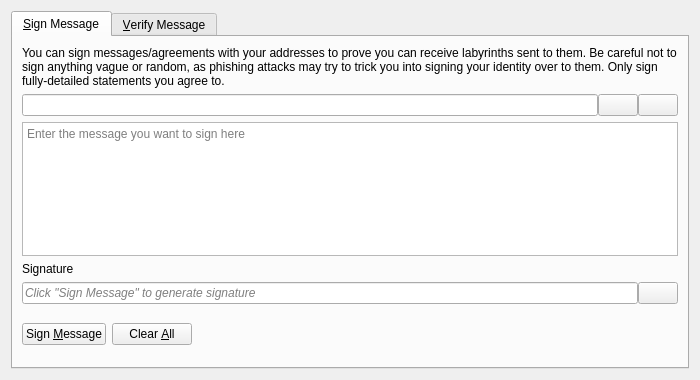
<?xml version="1.0" encoding="UTF-8"?>
<ui version="4.0">
 <class>SignVerifyMessageDialog</class>
 <widget class="QDialog" name="SignVerifyMessageDialog">
  <property name="geometry">
   <rect>
    <x>0</x>
    <y>0</y>
    <width>700</width>
    <height>380</height>
   </rect>
  </property>
  <property name="windowTitle">
   <string>Signatures - Sign / Verify a Message</string>
  </property>
  <property name="modal">
   <bool>true</bool>
  </property>
  <layout class="QVBoxLayout" name="verticalLayout">
   <item>
    <widget class="QTabWidget" name="tabWidget">
     <property name="currentIndex">
      <number>0</number>
     </property>
     <widget class="QWidget" name="tabSignMessage">
      <attribute name="title">
       <string>&amp;Sign Message</string>
      </attribute>
      <layout class="QVBoxLayout" name="verticalLayout_SM">
       <item>
        <widget class="QLabel" name="infoLabel_SM">
         <property name="text">
          <string>You can sign messages/agreements with your addresses to prove you can receive labyrinths sent to them. Be careful not to sign anything vague or random, as phishing attacks may try to trick you into signing your identity over to them. Only sign fully-detailed statements you agree to.</string>
         </property>
         <property name="textFormat">
          <enum>Qt::PlainText</enum>
         </property>
         <property name="wordWrap">
          <bool>true</bool>
         </property>
        </widget>
       </item>
       <item>
        <layout class="QHBoxLayout" name="horizontalLayout_1_SM">
         <property name="spacing">
          <number>0</number>
         </property>
         <item>
          <widget class="QValidatedLineEdit" name="addressIn_SM">
           <property name="toolTip">
            <string>The Labyrinth address to sign the message with</string>
           </property>
          </widget>
         </item>
         <item>
          <widget class="QPushButton" name="addressBookButton_SM">
           <property name="toolTip">
            <string>Choose previously used address</string>
           </property>
           <property name="text">
            <string/>
           </property>
           <property name="icon">
            <iconset resource="../labyrinth.qrc">
             <normaloff>:/icons/address-book</normaloff>:/icons/address-book</iconset>
           </property>
           <property name="shortcut">
            <string>Alt+A</string>
           </property>
           <property name="autoDefault">
            <bool>false</bool>
           </property>
          </widget>
         </item>
         <item>
          <widget class="QPushButton" name="pasteButton_SM">
           <property name="toolTip">
            <string>Paste address from clipboard</string>
           </property>
           <property name="text">
            <string/>
           </property>
           <property name="icon">
            <iconset resource="../labyrinth.qrc">
             <normaloff>:/icons/editpaste</normaloff>:/icons/editpaste</iconset>
           </property>
           <property name="shortcut">
            <string>Alt+P</string>
           </property>
           <property name="autoDefault">
            <bool>false</bool>
           </property>
          </widget>
         </item>
        </layout>
       </item>
       <item>
        <widget class="QPlainTextEdit" name="messageIn_SM">
         <property name="toolTip">
          <string>Enter the message you want to sign here</string>
         </property>
         <property name="placeholderText">
          <string>Enter the message you want to sign here</string>
         </property>
        </widget>
       </item>
       <item>
        <widget class="QLabel" name="signatureLabel_SM">
         <property name="text">
          <string>Signature</string>
         </property>
         <property name="textFormat">
          <enum>Qt::PlainText</enum>
         </property>
        </widget>
       </item>
       <item>
        <layout class="QHBoxLayout" name="horizontalLayout_2_SM">
         <property name="spacing">
          <number>0</number>
         </property>
         <item>
          <widget class="QLineEdit" name="signatureOut_SM">
           <property name="placeholderText">
            <string>Click "Sign Message" to generate signature</string>
           </property>
           <property name="font">
            <font>
             <italic>true</italic>
            </font>
           </property>
           <property name="readOnly">
            <bool>true</bool>
           </property>
          </widget>
         </item>
         <item>
          <widget class="QPushButton" name="copySignatureButton_SM">
           <property name="toolTip">
            <string>Copy the current signature to the system clipboard</string>
           </property>
           <property name="text">
            <string/>
           </property>
           <property name="icon">
            <iconset resource="../labyrinth.qrc">
             <normaloff>:/icons/editcopy</normaloff>:/icons/editcopy</iconset>
           </property>
           <property name="autoDefault">
            <bool>false</bool>
           </property>
          </widget>
         </item>
        </layout>
       </item>
       <item>
        <layout class="QHBoxLayout" name="horizontalLayout_3_SM">
         <item>
          <widget class="QPushButton" name="signMessageButton_SM">
           <property name="toolTip">
            <string>Sign the message to prove you own this Labyrinth address</string>
           </property>
           <property name="text">
            <string>Sign &amp;Message</string>
           </property>
           <property name="icon">
            <iconset resource="../labyrinth.qrc">
             <normaloff>:/icons/edit</normaloff>:/icons/edit</iconset>
           </property>
           <property name="autoDefault">
            <bool>false</bool>
           </property>
          </widget>
         </item>
         <item>
          <widget class="QPushButton" name="clearButton_SM">
           <property name="toolTip">
            <string>Reset all sign message fields</string>
           </property>
           <property name="text">
            <string>Clear &amp;All</string>
           </property>
           <property name="icon">
            <iconset resource="../labyrinth.qrc">
             <normaloff>:/icons/remove</normaloff>:/icons/remove</iconset>
           </property>
           <property name="autoDefault">
            <bool>false</bool>
           </property>
          </widget>
         </item>
         <item>
          <spacer name="horizontalSpacer_1_SM">
           <property name="orientation">
            <enum>Qt::Horizontal</enum>
           </property>
           <property name="sizeHint" stdset="0">
            <size>
             <width>40</width>
             <height>48</height>
            </size>
           </property>
          </spacer>
         </item>
         <item>
          <widget class="QLabel" name="statusLabel_SM">
           <property name="font">
            <font>
             <weight>75</weight>
             <bold>true</bold>
            </font>
           </property>
           <property name="text">
            <string/>
           </property>
           <property name="wordWrap">
            <bool>true</bool>
           </property>
          </widget>
         </item>
         <item>
          <spacer name="horizontalSpacer_2_SM">
           <property name="orientation">
            <enum>Qt::Horizontal</enum>
           </property>
           <property name="sizeHint" stdset="0">
            <size>
             <width>40</width>
             <height>48</height>
            </size>
           </property>
          </spacer>
         </item>
        </layout>
       </item>
      </layout>
     </widget>
     <widget class="QWidget" name="tabVerifyMessage">
      <attribute name="title">
       <string>&amp;Verify Message</string>
      </attribute>
      <layout class="QVBoxLayout" name="verticalLayout_VM">
       <item>
        <widget class="QLabel" name="infoLabel_VM">
         <property name="text">
          <string>Enter the receiver's address, message (ensure you copy line breaks, spaces, tabs, etc. exactly) and signature below to verify the message. Be careful not to read more into the signature than what is in the signed message itself, to avoid being tricked by a man-in-the-middle attack. Note that this only proves the signing party receives with the address, it cannot prove sendership of any transaction!</string>
         </property>
         <property name="textFormat">
          <enum>Qt::PlainText</enum>
         </property>
         <property name="alignment">
          <set>Qt::AlignLeading|Qt::AlignLeft|Qt::AlignTop</set>
         </property>
         <property name="wordWrap">
          <bool>true</bool>
         </property>
        </widget>
       </item>
       <item>
        <layout class="QHBoxLayout" name="horizontalLayout_1_VM">
         <property name="spacing">
          <number>0</number>
         </property>
         <item>
          <widget class="QValidatedLineEdit" name="addressIn_VM">
           <property name="toolTip">
            <string>The Labyrinth address the message was signed with</string>
           </property>
          </widget>
         </item>
         <item>
          <widget class="QPushButton" name="addressBookButton_VM">
           <property name="toolTip">
            <string>Choose previously used address</string>
           </property>
           <property name="text">
            <string/>
           </property>
           <property name="icon">
            <iconset resource="../labyrinth.qrc">
             <normaloff>:/icons/address-book</normaloff>:/icons/address-book</iconset>
           </property>
           <property name="shortcut">
            <string>Alt+A</string>
           </property>
           <property name="autoDefault">
            <bool>false</bool>
           </property>
          </widget>
         </item>
        </layout>
       </item>
       <item>
        <widget class="QPlainTextEdit" name="messageIn_VM">
          <property name="toolTip">
            <string>The signed message to verify</string>
          </property>
          <property name="placeholderText">
            <string>The signed message to verify</string>
          </property>
        </widget>
       </item>
       <item>
        <widget class="QValidatedLineEdit" name="signatureIn_VM">
          <property name="toolTip">
            <string>The signature given when the message was signed</string>
          </property>
          <property name="placeholderText">
            <string>The signature given when the message was signed</string>
          </property>
        </widget>
       </item>
       <item>
        <layout class="QHBoxLayout" name="horizontalLayout_2_VM">
         <item>
          <widget class="QPushButton" name="verifyMessageButton_VM">
           <property name="toolTip">
            <string>Verify the message to ensure it was signed with the specified Labyrinth address</string>
           </property>
           <property name="text">
            <string>Verify &amp;Message</string>
           </property>
           <property name="icon">
            <iconset resource="../labyrinth.qrc">
             <normaloff>:/icons/transaction_0</normaloff>:/icons/transaction_0</iconset>
           </property>
           <property name="autoDefault">
            <bool>false</bool>
           </property>
          </widget>
         </item>
         <item>
          <widget class="QPushButton" name="clearButton_VM">
           <property name="toolTip">
            <string>Reset all verify message fields</string>
           </property>
           <property name="text">
            <string>Clear &amp;All</string>
           </property>
           <property name="icon">
            <iconset resource="../labyrinth.qrc">
             <normaloff>:/icons/remove</normaloff>:/icons/remove</iconset>
           </property>
           <property name="autoDefault">
            <bool>false</bool>
           </property>
          </widget>
         </item>
         <item>
          <spacer name="horizontalSpacer_1_VM">
           <property name="orientation">
            <enum>Qt::Horizontal</enum>
           </property>
           <property name="sizeHint" stdset="0">
            <size>
             <width>40</width>
             <height>48</height>
            </size>
           </property>
          </spacer>
         </item>
         <item>
          <widget class="QLabel" name="statusLabel_VM">
           <property name="font">
            <font>
             <weight>75</weight>
             <bold>true</bold>
            </font>
           </property>
           <property name="text">
            <string/>
           </property>
           <property name="wordWrap">
            <bool>true</bool>
           </property>
          </widget>
         </item>
         <item>
          <spacer name="horizontalSpacer_2_VM">
           <property name="orientation">
            <enum>Qt::Horizontal</enum>
           </property>
           <property name="sizeHint" stdset="0">
            <size>
             <width>40</width>
             <height>48</height>
            </size>
           </property>
          </spacer>
         </item>
        </layout>
       </item>
      </layout>
     </widget>
    </widget>
   </item>
  </layout>
 </widget>
 <customwidgets>
  <customwidget>
   <class>QValidatedLineEdit</class>
   <extends>QLineEdit</extends>
   <header>qt/qvalidatedlineedit.h</header>
  </customwidget>
 </customwidgets>
 <resources>
  <include location="../labyrinth.qrc"/>
 </resources>
 <connections/>
</ui>
